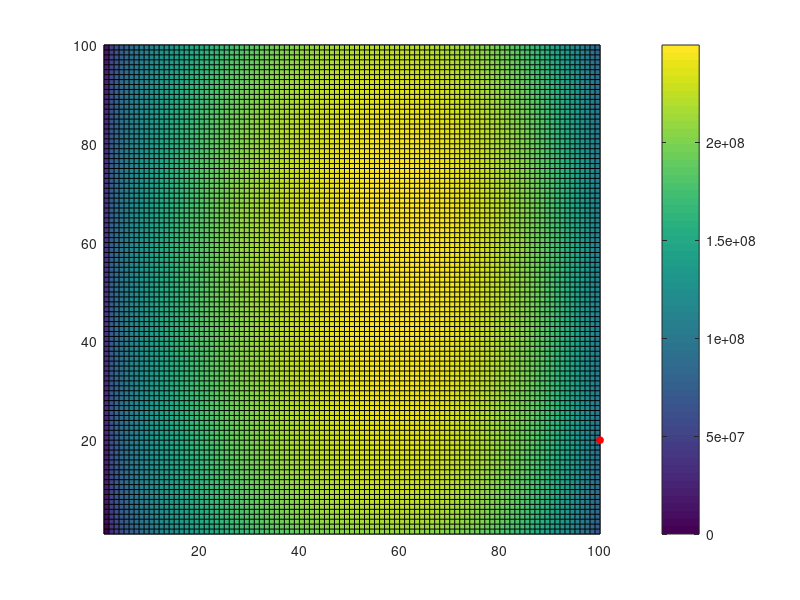
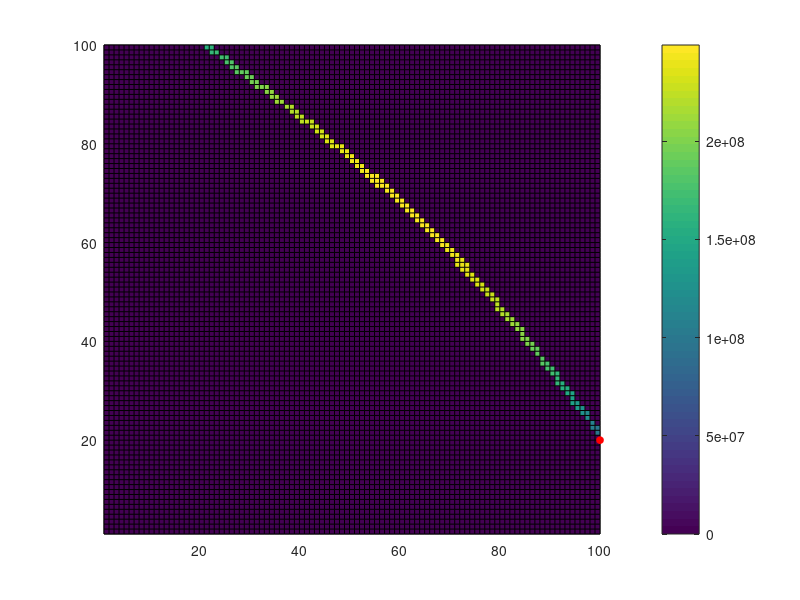

MATLAB code to generate these figures, in order:
clear all
clc

A = 900;
B = 6;
Ho = 305;
K = 0.105;
c = 100;

Q_total = 15;

cost=[1;5];

cost_fun = @(p,i) p.*cost(i);
P_fun = @(q,h) q.*h.*1e3*9.81;
H_fun = @(q) A-B.*q.^2;
Q_fun = @(a) sqrt((A-Ho)./(1./a.*K.*c-B));
a_vector = linspace(0,1,100);

Q_res = zeros(length(cost),length(a_vector));
H_res = zeros(length(cost),length(a_vector));
P_res = zeros(length(cost),length(a_vector));
cost_res = zeros(length(cost),length(a_vector));

for ii=1:length(cost)
    Q_res(ii,:) = Q_fun(a_vector);
    H_res(ii,:) = H_fun(Q_res(ii,:));
    P_res(ii,:) = P_fun(Q_res(ii,:), H_res(ii,:));
    cost_res(ii,:) = cost_fun(P_res(ii,:),ii);
end

cost_res_sum = zeros(length(a_vector));
Q_res_sum = zeros(length(a_vector));
a_mat = zeros(length(a_vector));
for ii=1:length(a_vector)
    for jj=1:length(a_vector)
        cost_res_sum(ii,jj) = cost_res(1,ii)+cost_res(2,jj);
        Q_res_sum(ii,jj)= Q_res(1,ii)+Q_res(2,jj);
    end
end

Q_res_sum_total = abs(Q_res_sum-Q_total)<=0.1;

[mr,mir] = min(cost_res_sum./Q_res_sum_total);
[mc,mic] = min(mr);
[mic, mir(mic)];

pcolor(cost_res_sum)
hold on
colorbar
plot(mic,mir(mic),'ro','MarkerSize',5 , 'MarkerFaceColor','red')
hold off

figure
pcolor(cost_res_sum.*Q_res_sum_total)
hold on
plot(mic,mir(mic),'ro','MarkerSize',5 , 'MarkerFaceColor','red')
colorbar
hold off


